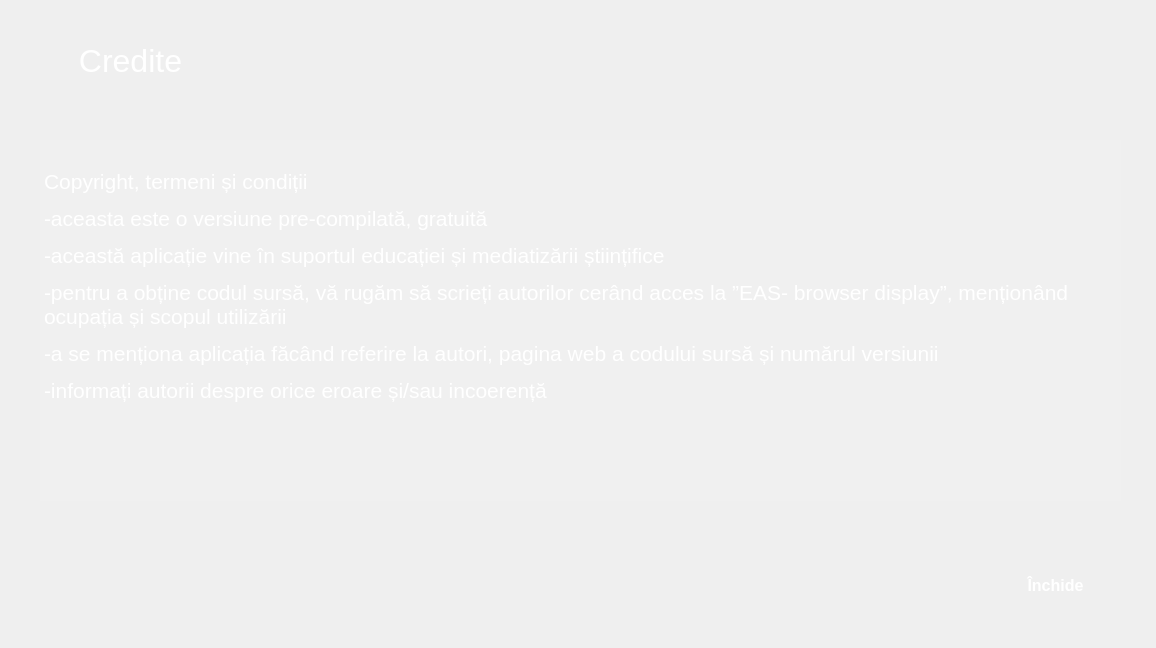
<?xml version="1.0" encoding="UTF-8"?>
<ui version="4.0">
 <class>Dialogr6</class>
 <widget class="QDialog" name="Dialogr6">
  <property name="geometry">
   <rect>
    <x>0</x>
    <y>0</y>
    <width>1156</width>
    <height>648</height>
   </rect>
  </property>
  <property name="minimumSize">
   <size>
    <width>1156</width>
    <height>648</height>
   </size>
  </property>
  <property name="maximumSize">
   <size>
    <width>1156</width>
    <height>648</height>
   </size>
  </property>
  <property name="windowTitle">
   <string>Credite</string>
  </property>
  <property name="windowIcon">
   <iconset resource="filles.qrc">
    <normaloff>:/iss_logo.png</normaloff>:/iss_logo.png</iconset>
  </property>
  <property name="styleSheet">
   <string notr="true">#Dialogr6 {
background-color: url transparent;
border-image: url(:bk1.jpg);
background: none;
border:  none;
background-repeat: none;
}
</string>
  </property>
  <widget class="QLabel" name="label">
   <property name="geometry">
    <rect>
     <x>60</x>
     <y>20</y>
     <width>141</width>
     <height>81</height>
    </rect>
   </property>
   <property name="palette">
    <palette>
     <active>
      <colorrole role="WindowText">
       <brush brushstyle="SolidPattern">
        <color alpha="255">
         <red>255</red>
         <green>255</green>
         <blue>255</blue>
        </color>
       </brush>
      </colorrole>
     </active>
     <inactive>
      <colorrole role="WindowText">
       <brush brushstyle="SolidPattern">
        <color alpha="255">
         <red>255</red>
         <green>255</green>
         <blue>255</blue>
        </color>
       </brush>
      </colorrole>
     </inactive>
     <disabled>
      <colorrole role="WindowText">
       <brush brushstyle="SolidPattern">
        <color alpha="255">
         <red>120</red>
         <green>120</green>
         <blue>120</blue>
        </color>
       </brush>
      </colorrole>
     </disabled>
    </palette>
   </property>
   <property name="font">
    <font>
     <family>MS Shell Dlg 2</family>
     <pointsize>24</pointsize>
    </font>
   </property>
   <property name="text">
    <string>Credite</string>
   </property>
   <property name="alignment">
    <set>Qt::AlignCenter</set>
   </property>
  </widget>
  <widget class="QTextBrowser" name="textBrowser">
   <property name="geometry">
    <rect>
     <x>40</x>
     <y>140</y>
     <width>1081</width>
     <height>361</height>
    </rect>
   </property>
   <property name="styleSheet">
    <string notr="true">background-color:rgba(255, 255, 255, 10)</string>
   </property>
   <property name="frameShape">
    <enum>QFrame::NoFrame</enum>
   </property>
   <property name="html">
    <string>&lt;!DOCTYPE HTML PUBLIC &quot;-//W3C//DTD HTML 4.0//EN&quot; &quot;http://www.w3.org/TR/REC-html40/strict.dtd&quot;&gt;
&lt;html&gt;&lt;head&gt;&lt;meta name=&quot;qrichtext&quot; content=&quot;1&quot; /&gt;&lt;style type=&quot;text/css&quot;&gt;
p, li { white-space: pre-wrap; }
&lt;/style&gt;&lt;/head&gt;&lt;body style=&quot; font-family:'MS Shell Dlg 2'; font-size:7.8pt; font-weight:400; font-style:normal;&quot;&gt;
&lt;p align=&quot;justify&quot; style=&quot;-qt-paragraph-type:empty; margin-top:12px; margin-bottom:12px; margin-left:0px; margin-right:0px; -qt-block-indent:0; text-indent:0px;&quot;&gt;&lt;br /&gt;&lt;/p&gt;
&lt;p style=&quot; margin-top:12px; margin-bottom:12px; margin-left:0px; margin-right:0px; -qt-block-indent:0; text-indent:0px;&quot;&gt;&lt;span style=&quot; font-family:'Arial,sans-serif'; font-size:16pt; color:#ffffff;&quot;&gt;Copyright, termeni și condiții&lt;/span&gt;&lt;span style=&quot; font-size:16pt; color:#ffffff;&quot;&gt; &lt;/span&gt;&lt;/p&gt;
&lt;p style=&quot; margin-top:12px; margin-bottom:12px; margin-left:0px; margin-right:0px; -qt-block-indent:0; text-indent:0px;&quot;&gt;&lt;span style=&quot; font-family:'Arial,sans-serif'; font-size:16pt; color:#ffffff;&quot;&gt;-aceasta este o versiune pre-compilată, gratuită&lt;/span&gt;&lt;span style=&quot; font-size:16pt; color:#ffffff;&quot;&gt; &lt;/span&gt;&lt;/p&gt;
&lt;p style=&quot; margin-top:12px; margin-bottom:12px; margin-left:0px; margin-right:0px; -qt-block-indent:0; text-indent:0px;&quot;&gt;&lt;span style=&quot; font-family:'Arial,sans-serif'; font-size:16pt; color:#ffffff;&quot;&gt;-această aplicație vine în suportul educației și mediatizării științifice&lt;/span&gt;&lt;span style=&quot; font-size:16pt; color:#ffffff;&quot;&gt; &lt;/span&gt;&lt;/p&gt;
&lt;p style=&quot; margin-top:12px; margin-bottom:12px; margin-left:0px; margin-right:0px; -qt-block-indent:0; text-indent:0px;&quot;&gt;&lt;span style=&quot; font-family:'Arial,sans-serif'; font-size:16pt; color:#ffffff;&quot;&gt;-pentru a obține codul sursă, vă rugăm să scrieți autorilor cerând acces la ”EAS- browser display”, menționând ocupația și scopul utilizării&lt;/span&gt;&lt;span style=&quot; font-size:16pt; color:#ffffff;&quot;&gt; &lt;/span&gt;&lt;/p&gt;
&lt;p align=&quot;justify&quot; style=&quot; margin-top:12px; margin-bottom:12px; margin-left:0px; margin-right:0px; -qt-block-indent:0; text-indent:0px;&quot;&gt;&lt;span style=&quot; font-family:'Arial,sans-serif'; font-size:16pt; color:#ffffff;&quot;&gt;-a se menționa aplicația făcând referire la autori, pagina web a codului sursă și numărul versiunii&lt;/span&gt;&lt;span style=&quot; font-size:16pt; color:#ffffff;&quot;&gt; &lt;/span&gt;&lt;/p&gt;
&lt;p align=&quot;justify&quot; style=&quot; margin-top:12px; margin-bottom:12px; margin-left:0px; margin-right:0px; -qt-block-indent:0; text-indent:0px;&quot;&gt;&lt;span style=&quot; font-family:'Arial,sans-serif'; font-size:16pt; color:#ffffff;&quot;&gt;-informați autorii despre orice eroare și/sau incoerență&lt;/span&gt;&lt;/p&gt;&lt;/body&gt;&lt;/html&gt;</string>
   </property>
  </widget>
  <widget class="QPushButton" name="pushButton">
   <property name="geometry">
    <rect>
     <x>980</x>
     <y>550</y>
     <width>151</width>
     <height>71</height>
    </rect>
   </property>
   <property name="palette">
    <palette>
     <active>
      <colorrole role="ButtonText">
       <brush brushstyle="SolidPattern">
        <color alpha="255">
         <red>255</red>
         <green>255</green>
         <blue>255</blue>
        </color>
       </brush>
      </colorrole>
     </active>
     <inactive>
      <colorrole role="ButtonText">
       <brush brushstyle="SolidPattern">
        <color alpha="255">
         <red>255</red>
         <green>255</green>
         <blue>255</blue>
        </color>
       </brush>
      </colorrole>
     </inactive>
     <disabled>
      <colorrole role="ButtonText">
       <brush brushstyle="SolidPattern">
        <color alpha="255">
         <red>120</red>
         <green>120</green>
         <blue>120</blue>
        </color>
       </brush>
      </colorrole>
     </disabled>
    </palette>
   </property>
   <property name="font">
    <font>
     <family>MS Shell Dlg 2</family>
     <pointsize>12</pointsize>
     <weight>75</weight>
     <bold>true</bold>
    </font>
   </property>
   <property name="styleSheet">
    <string notr="true">#pushButton {
background-color: url transparent;
border-image: url(:un3.png);
background: none;
border:  none;
background-repeat: none;
}
#pushButton:hover
{
border-image: url(:un1.png);
}
#pushButton:pressed
{
border-image: url(:un2.png);
}
</string>
   </property>
   <property name="text">
    <string>Închide</string>
   </property>
  </widget>
 </widget>
 <resources>
  <include location="filles.qrc"/>
 </resources>
 <connections>
  <connection>
   <sender>pushButton</sender>
   <signal>clicked()</signal>
   <receiver>Dialogr6</receiver>
   <slot>close()</slot>
   <hints>
    <hint type="sourcelabel">
     <x>990</x>
     <y>572</y>
    </hint>
    <hint type="destinationlabel">
     <x>901</x>
     <y>572</y>
    </hint>
   </hints>
  </connection>
 </connections>
</ui>
